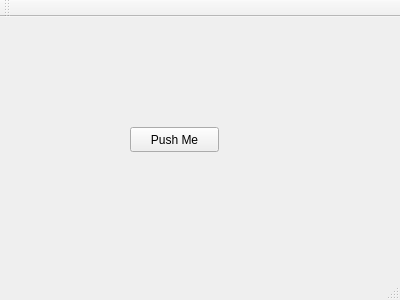
<?xml version="1.0" encoding="UTF-8"?>
<ui version="4.0">
 <class>MainWindow</class>
 <widget class="QMainWindow" name="MainWindow">
  <property name="geometry">
   <rect>
    <x>0</x>
    <y>0</y>
    <width>400</width>
    <height>300</height>
   </rect>
  </property>
  <property name="windowTitle">
   <string>MainWindow</string>
  </property>
  <widget class="QWidget" name="centralWidget">
   <widget class="QPushButton" name="pushMeButton">
    <property name="geometry">
     <rect>
      <x>130</x>
      <y>110</y>
      <width>89</width>
      <height>25</height>
     </rect>
    </property>
    <property name="text">
     <string>Push Me</string>
    </property>
   </widget>
  </widget>
  <widget class="QMenuBar" name="menuBar">
   <property name="geometry">
    <rect>
     <x>0</x>
     <y>0</y>
     <width>400</width>
     <height>22</height>
    </rect>
   </property>
  </widget>
  <widget class="QToolBar" name="mainToolBar">
   <attribute name="toolBarArea">
    <enum>TopToolBarArea</enum>
   </attribute>
   <attribute name="toolBarBreak">
    <bool>false</bool>
   </attribute>
  </widget>
  <widget class="QStatusBar" name="statusBar"/>
 </widget>
 <layoutdefault spacing="6" margin="11"/>
 <resources/>
 <connections/>
</ui>
